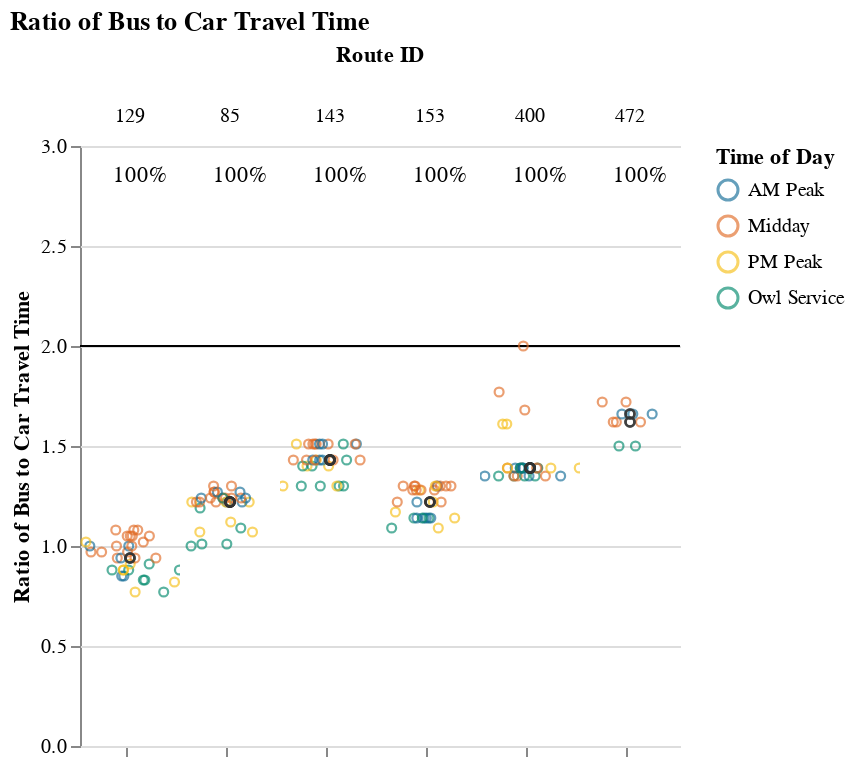
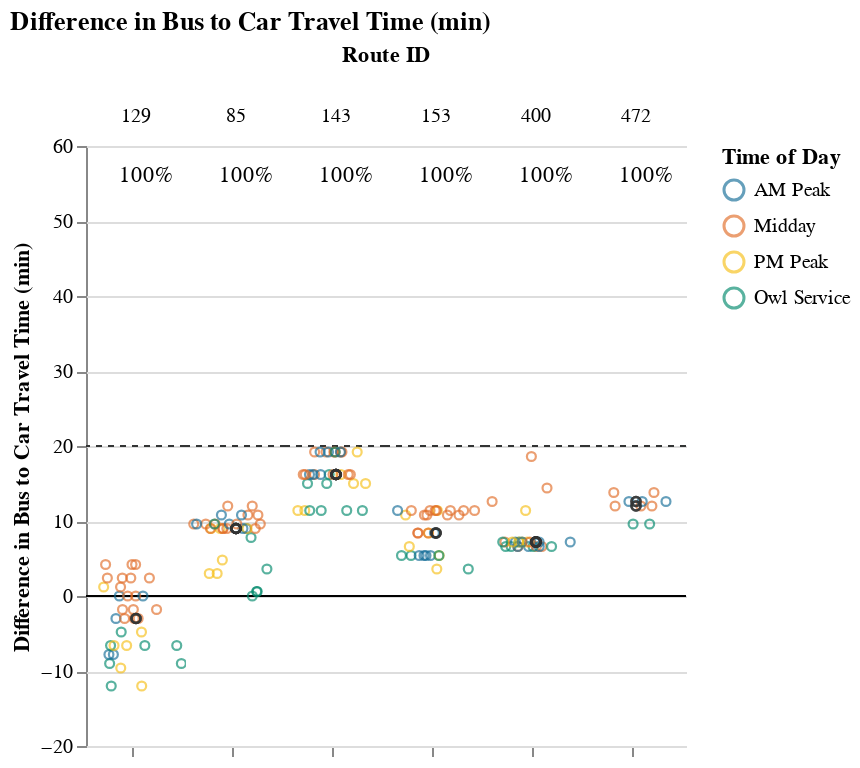

The code cell stored with these charts, in order, in its notebook:
### Markdown cell above
## Viable Competitive Routes
### Short Routes (< 1 hr)

### Code cell
route_group = "short"
display_charts_for_route_group(df, route_group)

### Figure 1 — Vega-Lite specification as saved in the notebook (floating-point values rounded to 4 significant figures; data arrays with more than 128 entries replaced by an {"elided": "..."} marker saying what was removed)
{"config": {"view": {"continuousWidth": 400, "continuousHeight": 300, "stroke": null}, "facet": {"spacing": 0}}, "data": {"name": "data-7887bc7654b0ef3960c7f40db92fd078"}, "facet": {"column": {"field": "route_id2", "sort": ["129", "85", "143", "153", "400", "472"], "title": "Route ID", "type": "nominal"}}, "spec": {"layer": [{"mark": "rule", "encoding": {"color": {"value": "black"}, "y": {"field": "cutoff", "type": "quantitative"}}, "selection": {"selector001": {"type": "interval", "bind": "scales", "encodings": ["x", "y"]}}}, {"mark": {"type": "point", "opacity": 0.65, "size": 20, "strokeWidth": 1.1}, "encoding": {"color": {"field": "time_of_day", "scale": {"range": ["#136C97", "#E16B26", "#F6BF16", "#00896B", "#7790A3", "#5B559C"]}, "sort": ["AM Peak", "Midday", "PM Peak", "Owl Service"], "title": "Time of Day", "type": "nominal"}, "tooltip": [{"field": "route_id2", "title": "route_id", "type": "nominal"}, {"field": "route_name", "type": "nominal"}, {"field": "trip_id", "type": "nominal"}, {"field": "service_hours", "type": "quantitative"}, {"field": "car_duration_hours", "type": "quantitative"}, {"field": "bus_multiplier", "type": "quantitative"}, {"field": "bus_difference", "type": "quantitative"}, {"field": "num_trips", "type": "quantitative"}, {"field": "num_competitive", "type": "quantitative"}, {"field": "pct_trips_competitive", "type": "quantitative"}, {"field": "pct_below_cutoff", "type": "quantitative"}, {"field": "p25", "type": "quantitative"}, {"field": "p50", "type": "quantitative"}, {"field": "p75", "type": "quantitative"}], "x": {"axis": {"grid": false, "labels": false, "ticks": true, "values": [0]}, "field": "jitter", "scale": {}, "title": null, "type": "quantitative"}, "y": {"field": "bus_multiplier", "scale": {"domain": [0, 3.0]}, "title": "Ratio of Bus to Car Travel Time", "type": "quantitative"}}, "transform": [{"calculate": "sqrt(-2*log(random()))*cos(2*PI*random())", "as": "jitter"}], "width": 50}, {"layer": [{"mark": {"type": "point", "opacity": 0.6, "size": 20, "strokeWidth": 1.3}, "encoding": {"color": {"value": "#323434"}, "y": {"field": "bus_multiplier", "type": "quantitative"}}, "transform": [{"filter": "(datum.p50_trip === 1)"}]}, {"mark": {"type": "text", "align": "center", "baseline": "middle"}, "encoding": {"color": {"value": "black"}, "text": {"field": "pct_trips_competitive", "format": ".0%", "type": "quantitative"}, "tooltip": [{"field": "route_id2", "title": "route_id", "type": "nominal"}, {"field": "route_name", "type": "nominal"}, {"field": "trip_id", "type": "nominal"}, {"field": "service_hours", "type": "quantitative"}, {"field": "car_duration_hours", "type": "quantitative"}, {"field": "bus_multiplier", "type": "quantitative"}, {"field": "bus_difference", "type": "quantitative"}, {"field": "num_trips", "type": "quantitative"}, {"field": "num_competitive", "type": "quantitative"}, {"field": "pct_trips_competitive", "type": "quantitative"}, {"field": "pct_below_cutoff", "type": "quantitative"}, {"field": "p25", "type": "quantitative"}, {"field": "p50", "type": "quantitative"}, {"field": "p75", "type": "quantitative"}], "x": {"value": 30}, "y": {"value": 15}}, "transform": [{"calculate": "sqrt(-2*log(random()))*cos(2*PI*random())", "as": "jitter"}, {"filter": "(datum.fastest_trip === 1)"}]}]}]}, "resolve": {"scale": {"y": "shared"}}, "title": "Ratio of Bus to Car Travel Time", "$schema": "https://vega.github.io/schema/vega-lite/v4.17.0.json", "datasets": {"data-7887bc7654b0ef3960c7f40db92fd078": {"elided": "167 records"}}}

### Figure 2 — Vega-Lite specification as saved in the notebook (floating-point values rounded to 4 significant figures; data arrays with more than 128 entries replaced by an {"elided": "..."} marker saying what was removed)
{"config": {"view": {"continuousWidth": 400, "continuousHeight": 300, "stroke": null}, "facet": {"spacing": 0}}, "data": {"name": "data-dbb2d4c50ff055814c2b627211e4fd72"}, "facet": {"column": {"field": "route_id2", "sort": ["129", "85", "143", "153", "400", "472"], "title": "Route ID", "type": "nominal"}}, "spec": {"layer": [{"mark": "rule", "encoding": {"color": {"value": "black"}, "y": {"field": "cutoff", "type": "quantitative"}}, "selection": {"selector002": {"type": "interval", "bind": "scales", "encodings": ["x", "y"]}}}, {"mark": {"type": "rule", "strokeDash": [3, 3]}, "encoding": {"color": {"value": "#323434"}, "y": {"field": "cutoff2", "type": "quantitative"}}}, {"mark": {"type": "point", "opacity": 0.65, "size": 20, "strokeWidth": 1.1}, "encoding": {"color": {"field": "time_of_day", "scale": {"range": ["#136C97", "#E16B26", "#F6BF16", "#00896B", "#7790A3", "#5B559C"]}, "sort": ["AM Peak", "Midday", "PM Peak", "Owl Service"], "title": "Time of Day", "type": "nominal"}, "tooltip": [{"field": "route_id2", "title": "route_id", "type": "nominal"}, {"field": "route_name", "type": "nominal"}, {"field": "trip_id", "type": "nominal"}, {"field": "service_hours", "type": "quantitative"}, {"field": "car_duration_hours", "type": "quantitative"}, {"field": "bus_multiplier", "type": "quantitative"}, {"field": "bus_difference", "type": "quantitative"}, {"field": "num_trips", "type": "quantitative"}, {"field": "num_competitive", "type": "quantitative"}, {"field": "pct_trips_competitive", "type": "quantitative"}, {"field": "pct_below_cutoff", "type": "quantitative"}, {"field": "p25", "type": "quantitative"}, {"field": "p50", "type": "quantitative"}, {"field": "p75", "type": "quantitative"}], "x": {"axis": {"grid": false, "labels": false, "ticks": true, "values": [0]}, "field": "jitter", "scale": {}, "title": null, "type": "quantitative"}, "y": {"field": "bus_difference", "scale": {"domain": [-12.0, 58.8]}, "title": "Difference in Bus to Car Travel Time (min)", "type": "quantitative"}}, "transform": [{"calculate": "sqrt(-2*log(random()))*cos(2*PI*random())", "as": "jitter"}], "width": 50}, {"layer": [{"mark": {"type": "point", "opacity": 0.6, "size": 20, "strokeWidth": 1.3}, "encoding": {"color": {"value": "#323434"}, "y": {"field": "bus_difference", "type": "quantitative"}}, "transform": [{"filter": "(datum.p50_trip === 1)"}]}, {"mark": {"type": "text", "align": "center", "baseline": "middle"}, "encoding": {"color": {"value": "black"}, "text": {"field": "pct_trips_competitive", "format": ".0%", "type": "quantitative"}, "tooltip": [{"field": "route_id2", "title": "route_id", "type": "nominal"}, {"field": "route_name", "type": "nominal"}, {"field": "trip_id", "type": "nominal"}, {"field": "service_hours", "type": "quantitative"}, {"field": "car_duration_hours", "type": "quantitative"}, {"field": "bus_multiplier", "type": "quantitative"}, {"field": "bus_difference", "type": "quantitative"}, {"field": "num_trips", "type": "quantitative"}, {"field": "num_competitive", "type": "quantitative"}, {"field": "pct_trips_competitive", "type": "quantitative"}, {"field": "pct_below_cutoff", "type": "quantitative"}, {"field": "p25", "type": "quantitative"}, {"field": "p50", "type": "quantitative"}, {"field": "p75", "type": "quantitative"}], "x": {"value": 30}, "y": {"value": 15}}, "transform": [{"calculate": "sqrt(-2*log(random()))*cos(2*PI*random())", "as": "jitter"}, {"filter": "(datum.fastest_trip === 1)"}]}]}]}, "resolve": {"scale": {"y": "shared"}}, "title": "Difference in Bus to Car Travel Time (min)", "$schema": "https://vega.github.io/schema/vega-lite/v4.17.0.json", "datasets": {"data-dbb2d4c50ff055814c2b627211e4fd72": {"elided": "167 records"}}}
